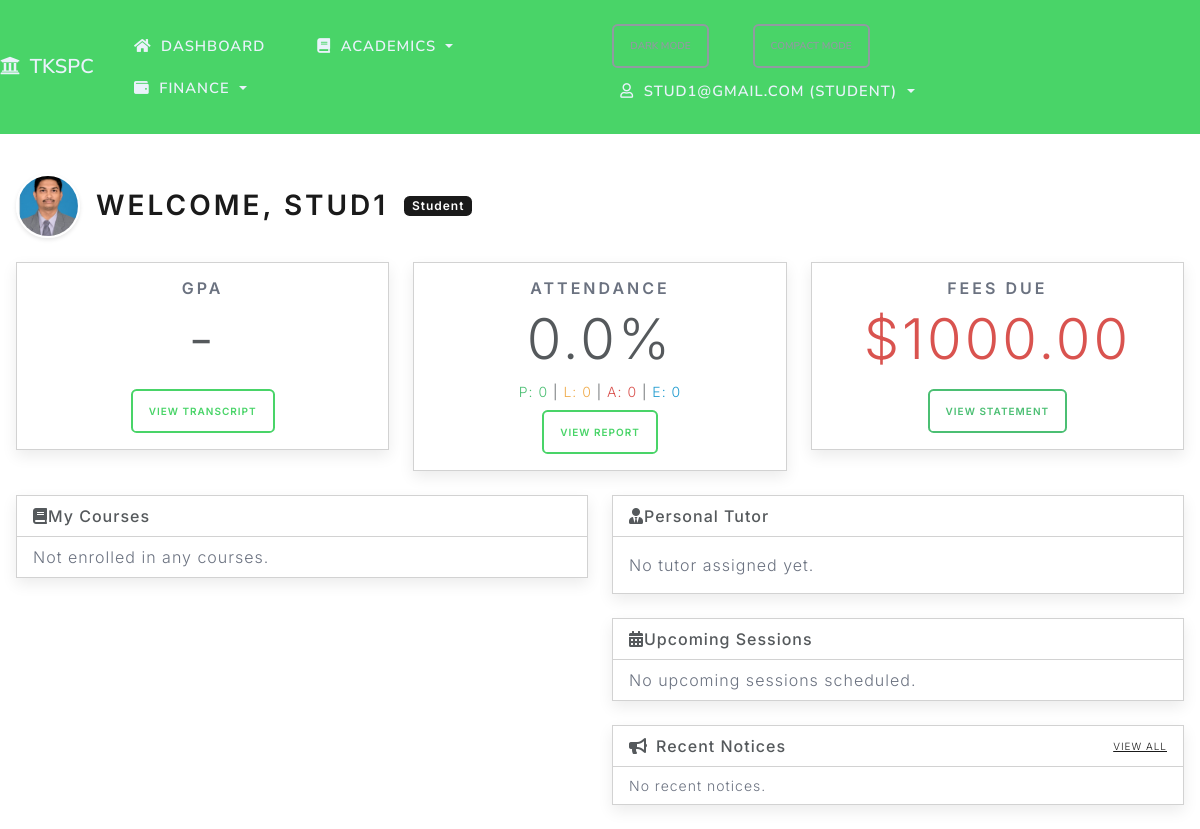
/dashboard (signed in), run on the app's committed database.
### project/models.py (models this page shows)
class Student(db.Model):
    id = db.Column(db.Integer, primary_key=True)
    name = db.Column(db.String(100), nullable=False)
    email = db.Column(db.String(120), unique=True, nullable=False)
    phone = db.Column(db.String(20), nullable=False)
    registration_number = db.Column(db.String(50), unique=True)
    roll_number = db.Column(db.String(50), unique=True)
    address = db.Column(db.Text)
    date_of_birth = db.Column(db.Date)
    gender = db.Column(db.String(20))
    admission_date = db.Column(db.Date)
    department_id = db.Column(db.Integer, db.ForeignKey('department.id'))
    guardian_name = db.Column(db.String(100))
    guardian_phone = db.Column(db.String(20))
    guardian_email = db.Column(db.String(100))
    status = db.Column(db.String(20), default='active')
    tutor_id = db.Column(db.Integer, db.ForeignKey('teacher.id'))
    nationality = db.Column(db.String(50))
    blood_group = db.Column(db.String(10))
    religion = db.Column(db.String(50))
    community = db.Column(db.String(50))
    sslc_marks = db.Column(db.Integer)
    hsc_marks = db.Column(db.Integer)
    current_year = db.Column(db.Integer)
    semester_id = db.Column(db.Integer, db.ForeignKey('semester.id'))
    section = db.Column(db.String(10))
    father_name = db.Column(db.String(100))
    mother_name = db.Column(db.String(100))
    emergency_contact_name = db.Column(db.String(100))
    emergency_contact_phone = db.Column(db.String(20))
    previous_school = db.Column(db.String(255))
    aadhar_no = db.Column(db.String(20))
    community_cert_no = db.Column(db.String(50))
    annual_income = db.Column(db.Float)
    income_cert_no = db.Column(db.String(50))
    temp_password = db.Column(db.String(100))
    courses = db.relationship('Course', secondary=enrollments, backref='students', lazy=True)
    attendances = db.relationship('Attendance', backref='student', lazy=True, cascade="all, delete-orphan")
    grades = db.relationship('Grade', backref='student', lazy=True, cascade="all, delete-orphan")
    fee_accounts = db.relationship('FeeAccount', backref='student', lazy=True, cascade="all, delete-orphan")
    invoices = db.relationship('Invoice', backref='student', lazy=True, cascade="all, delete-orphan")
    payments = db.relationship('FeePayment', backref='student', lazy=True, cascade="all, delete-orphan")
    parent_links = db.relationship('ParentStudentLink', backref='student', lazy=True, cascade="all, delete-orphan")

### project/routes.py (the view, shortened to what this page needs)
@app.route('/dashboard')
@crud_required('analytics', 'read')
def dashboard():
    if session.get('role') == 'student':
        student = Student.query.filter_by(email=session.get('user')).first()
        if student:
            photo = UserPhoto.query.filter_by(username=student.email).first()
            photo_url = url_for('static', filename=photo.file_path.lstrip('/')) if photo else None
            grades = Grade.query.filter_by(student_id=student.id).all()
            total_pts = 0.0
            total_cr = 0
            for g in grades:
                pts = g.points if g.points is not None else grade_points(g.letter)
                course = Course.query.get(g.course_id)
                cr = course.credits or 1
                total_pts += pts * cr
                total_cr += cr
            gpa = (total_pts / total_cr) if total_cr > 0 else None
            sessions_all = []
            for c in student.courses:
                sessions_all.extend(c.sessions)
            session_ids = [s.id for s in sessions_all]
            attendance_rate = 0.0
            attendance_counts = {'present': 0, 'absent': 0, 'late': 0, 'excused': 0}
            invoices = Invoice.query.filter_by(student_id=student.id).all()
            payments = FeePayment.query.filter_by(student_id=student.id).all()
            total_due = sum(inv.amount_due for inv in invoices)
            total_paid = sum(p.amount for p in payments)
            outstanding = max(total_due - total_paid, 0.0)
            today = datetime.today().date()
            upcoming_sessions = []
            for c in student.courses:
                sess = CourseSession.query.filter_by(course_id=c.id).filter(CourseSession.session_date >= today).order_by(CourseSession.session_date.asc()).all()
                upcoming_sessions.extend(sess)
            upcoming_sessions.sort(key=lambda x: x.session_date)
            upcoming_sessions = upcoming_sessions[:5]
            recent_notices = get_recent_notices('student', session.get('user'))
            return render_template('student_dashboard.html',
                                   title='Student Dashboard',
                                   student=student,
                                   gpa=gpa,
                                   attendance_rate=attendance_rate,
                                   attendance_counts=attendance_counts,
                                   outstanding=outstanding,
                                   upcoming_sessions=upcoming_sessions,
                                   photo_url=photo_url,
                                   recent_notices=recent_notices)

### project/routes.py (called while the page is built, shortened)
def crud_required(resource: str, action: str):
    def decorator(fn):
        @wraps(fn)
        def wrapper(*args, **kwargs):
            if not session.get('logged_in'):
                flash('Please log in to access this page.', 'warning')
                return redirect(url_for('login', next=request.path))
            role = session.get('role')
            allowed = CRUD_PERMISSIONS.get(resource, {}).get(action, [])
            if role not in allowed:
                flash('You are not authorized to perform this action.', 'danger')
                return redirect(url_for('index'))
            return fn(*args, **kwargs)
        return wrapper
    return decorator

def get_recent_notices(role, user_email, limit=3):
    today = datetime.utcnow()
    query = Notice.query.filter((Notice.expires_at == None) | (Notice.expires_at > today))
    if role == 'student':
        student = Student.query.filter_by(email=user_email).first()
        dept_id = student.department_id if student else None
        query = query.filter(
            (Notice.target_role.in_(['all', 'student'])) &
            ((Notice.department_id == None) | (Notice.department_id == dept_id))
        )
    return query.order_by(Notice.created_at.desc()).limit(limit).all()

### project/templates/student_dashboard.html
{% extends "base.html" %}
{% block content %}
<div class="d-flex align-items-center mb-4">
    {% if photo_url %}
    <img src="{{ photo_url }}" alt="{{ student.name }} avatar" class="rounded-circle me-3" style="width:64px;height:64px;object-fit:cover;border: 2px solid #fff; box-shadow: 0 2px 4px rgba(0,0,0,0.1);">
    {% else %}
    <div class="rounded-circle bg-primary text-white d-flex align-items-center justify-content-center me-3" style="width:64px;height:64px;font-size: 24px; font-weight: bold; border: 2px solid #fff; box-shadow: 0 2px 4px rgba(0,0,0,0.1);">
        {{ student.name[0]|upper }}
    </div>
    {% endif %}
    <h2 class="mb-0">Welcome, {{ student.name }}</h2>
    <span class="badge bg-primary ms-3">Student</span>
</div>
<div class="row">
    <div class="col-md-4">
        <div class="card text-center mb-4">
            <div class="card-body">
                <h5 class="card-title text-muted">GPA</h5>
                <h2 class="display-4">{{ "%.2f"|format(gpa) if gpa else "-" }}</h2>
                <a href="{{ url_for('student_transcript', student_id=student.id) }}" class="btn btn-outline-primary btn-sm mt-2">View Transcript</a>
            </div>
        </div>
    </div>
    <div class="col-md-4">
        <div class="card text-center mb-4">
            <div class="card-body">
                <h5 class="card-title text-muted">Attendance</h5>
                <h2 class="display-4">{{ "%.1f"|format(attendance_rate) }}%</h2>
                <div class="mt-2 small">
                    <span class="text-success" title="Present">P: {{ attendance_counts.present }}</span> |
                    <span class="text-warning" title="Late">L: {{ attendance_counts.late }}</span> |
                    <span class="text-danger" title="Absent">A: {{ attendance_counts.absent }}</span> |
                    <span class="text-info" title="Excused">E: {{ attendance_counts.excused }}</span>
                </div>
                <a href="{{ url_for('student_attendance_summary', student_id=student.id) }}" class="btn btn-outline-primary btn-sm mt-2">View Report</a>
            </div>
        </div>
    </div>
    <div class="col-md-4">
        <div class="card text-center mb-4">
            <div class="card-body">
                <h5 class="card-title text-muted">Fees Due</h5>
                <h2 class="display-4 text-{{ 'danger' if outstanding > 0 else 'success' }}">${{ "%.2f"|format(outstanding) }}</h2>
                <a href="{{ url_for('fee_statement', student_id=student.id) }}" class="btn btn-outline-success btn-sm mt-2">View Statement</a>
            </div>
        </div>
    </div>
</div>
<div class="row">
    <div class="col-md-6">
        <div class="card mb-4">
            <div class="card-header bg-white font-weight-bold">
                <i class="fas fa-book mr-2"></i>My Courses
            </div>
            <div class="list-group list-group-flush">
                {% for course in student.courses %}
                <div class="list-group-item d-flex justify-content-between align-items-center">
                    <div>
                        <h6 class="mb-0">{{ course.name }}</h6>
                        <small class="text-muted">{{ course.code or 'No Code' }} • {{ course.teacher.name }}</small>
                    </div>
                    <a href="{{ url_for('course_details', course_id=course.id) }}" class="btn btn-sm btn-light">View</a>
                </div>
                {% else %}
                <div class="list-group-item text-muted">Not enrolled in any courses.</div>
                {% endfor %}
            </div>
        </div>
    </div>
    <div class="col-md-6">
        <div class="card mb-4">
            <div class="card-header bg-white font-weight-bold">
                <i class="fas fa-user-tie mr-2"></i>Personal Tutor
            </div>
            <div class="card-body">
                {% if student.tutor %}
                <div class="d-flex align-items-center">
                    <div class="rounded-circle bg-info text-white d-flex align-items-center justify-content-center me-3" style="width:48px;height:48px;font-size: 18px; font-weight: bold;">
                        {{ student.tutor.name[0]|upper }}
                    </div>
                    <div>
                        <h6 class="mb-0">{{ student.tutor.name }}</h6>
                        <p class="mb-0 text-muted small">{{ student.tutor.department.name if student.tutor.department else 'No Department' }}</p>
                        <p class="mb-0 text-muted small"><i class="fas fa-envelope me-1"></i> {{ student.tutor.email }}</p>
                        {% if student.tutor.phone %}
                        <p class="mb-0 text-muted small"><i class="fas fa-phone me-1"></i> {{ student.tutor.phone }}</p>
                        {% endif %}
                    </div>
                </div>
                {% else %}
                <p class="text-muted mb-0">No tutor assigned yet.</p>
                {% endif %}
            </div>
        </div>
        <div class="card mb-4">
            <div class="card-header bg-white font-weight-bold">
                <i class="fas fa-calendar-alt mr-2"></i>Upcoming Sessions
            </div>
            <div class="list-group list-group-flush">
                {% for session in upcoming_sessions %}
                <div class="list-group-item">
                    <div class="d-flex w-100 justify-content-between">
                        <h6 class="mb-1">{{ session.course.name }}</h6>
                        <small>{{ session.session_date.strftime('%b %d, %Y') }}</small>
                    </div>
                    <p class="mb-1 text-muted small">{{ session.title or 'Regular Session' }}</p>
                </div>
                {% else %}
                <div class="list-group-item text-muted">No upcoming sessions scheduled.</div>
                {% endfor %}
            </div>
        </div>
        <div class="card mb-4">
            <div class="card-header bg-white font-weight-bold d-flex justify-content-between align-items-center">
                <span><i class="fas fa-bullhorn me-2"></i>Recent Notices</span>
                <a href="{{ url_for('notices') }}" class="btn btn-sm btn-link p-0">View All</a>
            </div>
            <div class="list-group list-group-flush">
                {% for notice in recent_notices %}
                <div class="list-group-item">
                    <div class="d-flex w-100 justify-content-between">
                        <h6 class="mb-1 text-primary small fw-bold">{{ notice.title }}</h6>
                        <small class="text-muted">{{ notice.created_at.strftime('%b %d') }}</small>
                    </div>
                    <p class="mb-0 text-truncate small text-secondary">{{ notice.content }}</p>
                </div>
                {% else %}
                <div class="list-group-item text-muted small">No recent notices.</div>
                {% endfor %}
            </div>
        </div>
    </div>
</div>
{% endblock %}

### project/static/css/app.css (style rules this page uses)
:root { --bg: #ffffff; --text: #1f2937; --muted: #6b7280; --card-bg: #ffffff; --card-shadow: 0 0.35rem 0.9rem rgba(0,0,0,0.08); --table-header-bg: #f8f9fa; --tkspc-primary: #49d468; --tkspc-secondary: #f39c12; --tkspc-accent: #1abc9c; --link: #0b3a6d; --link-hover: #072a4d; }
body { background-color: var(--bg); color: var(--text); }
a { color: var(--link); }
.card { box-shadow: var(--card-shadow); background-color: var(--card-bg); }
.card-header { font-weight: 500; }
.btn { border-radius: 0.35rem; }
.btn-outline-primary { color: var(--tkspc-primary); border-color: var(--tkspc-primary); }
.badge { border-radius: 0.35rem; }
.text-muted { color: var(--muted) !important; }

### data on the page
Student: name (picture), name "STUD1"

### other printed values
{{ session.get('user') }} "STUD1@GMAIL.COM"
{{ session.get('role', 'staff') }} "STUDENT"
{{ "%.2f"|format(gpa) if gpa else "-" }} "-"
{{ "%.1f"|format(attendance_rate) }} "0.0"
{{ attendance_counts.present }} "0"
{{ attendance_counts.late }} "0"
{{ attendance_counts.absent }} "0"
{{ attendance_counts.excused }} "0"
{{ "%.2f"|format(outstanding) }} "1000.00"
